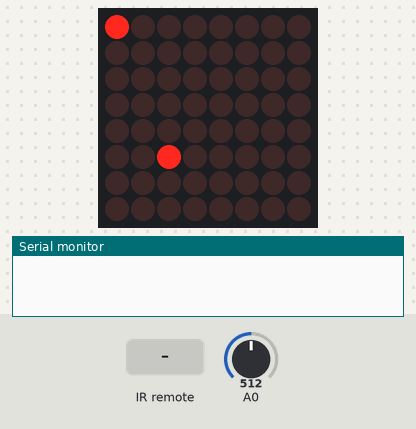
This sketch was run on a simulated Arduino Uno, built with avr-gcc and run on an emulated ATmega328P. Shown: 8×8 LED matrix, the last lines printed to the serial monitor. The inputs (shaded band) are chosen by the test bench; at power-on: A0 = 512. Random numbers use the default seed unless the sketch sets one.

Above: at 1.2 s.
1.3 s: infrared code 0x2A99 received
At 1.8 s:
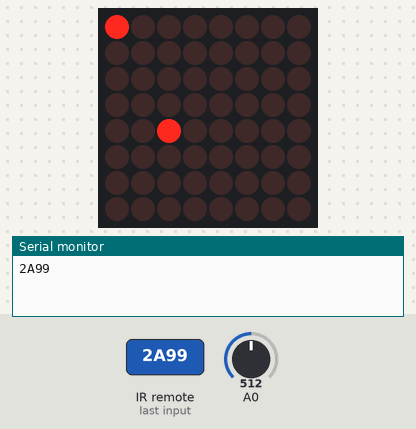
4.3 s: infrared code 0x1499 received
At 7.2 s:
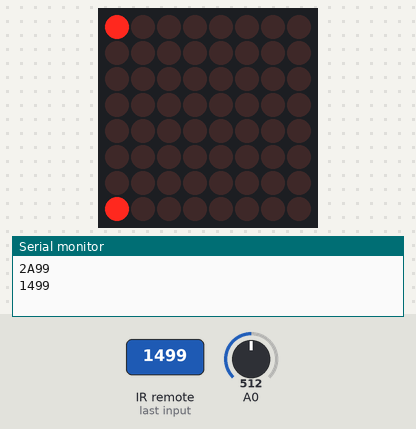
7.3 s: infrared code 0x4A99 received
At 8.4 s:
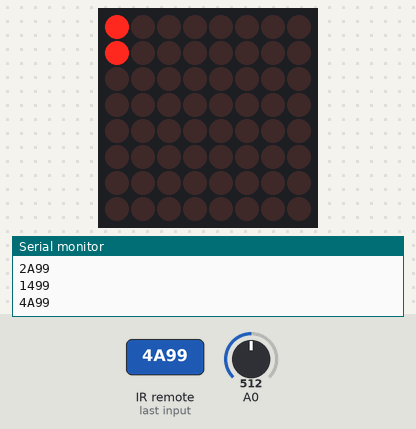
10.3 s: A0 set to 716
At 11.9 s:
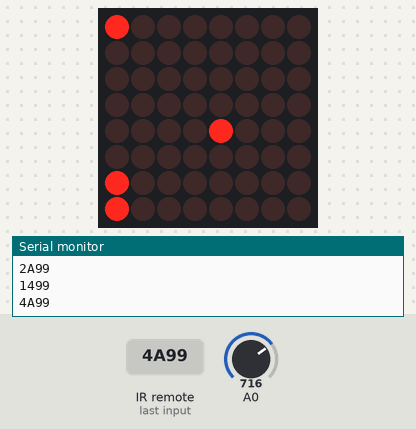
13.3 s: infrared code 0xA99 received
At 13.9 s:
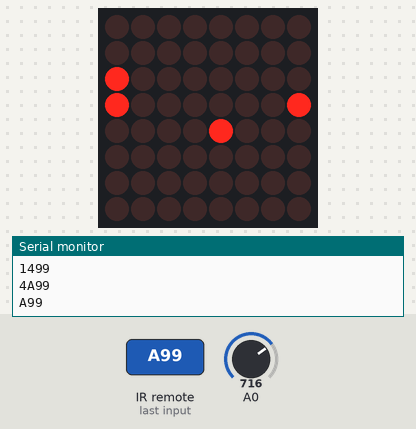
16.3 s: infrared code 0x2A99 received
At 16.9 s:
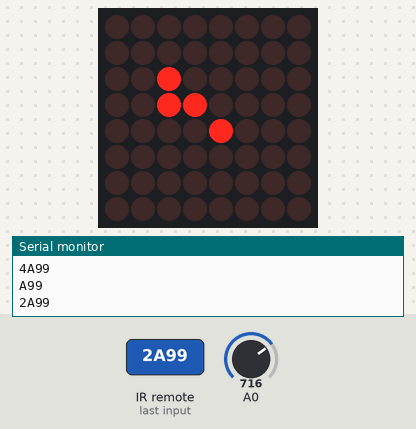
Timing chart, 0 to 19.3 s (numbered marks = the images above; inputs shaded):
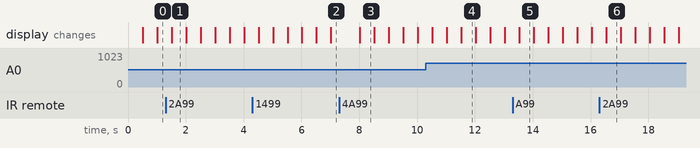

The sketch:

snake.ino
```cpp
#include <LedControl.h>
#include <binary.h>
#include <IRremote.h>
#include "Body.h"

#define maxLength 15

const int RECV_PIN = 7;
IRrecv irrecv(RECV_PIN);
decode_results results;

/*
  DIN connects to pin 12
  CLK connects to pin 11
  CS connects to pin 10
*/
LedControl lc = LedControl(12, 11, 10, 1);
// lc.setLed(0,row,col,true);

// Game parameters
int gameScore = 0;
int gameSpeed = 500;

enum dir {
  up,
  down,
  left,
  right
};

dir d = left;
int bodyLength = 1;
Body bodies[maxLength] ;
Body point;

byte num[10][5] = {
  {B00000111, B00000101, B00000101, B00000101, B00000111},
  {B00000001, B00000001, B00000001, B00000001, B00000001},
  {B00000111, B00000001, B00000111, B00000100, B00000111},
  {B00000111, B00000001, B00000111, B00000001, B00000111},
  {B00000101, B00000101, B00000111, B00000001, B00000001},
  {B00000111, B00000100, B00000111, B00000001, B00000111},
  {B00000111, B00000100, B00000111, B00000101, B00000111},
  {B00000111, B00000001, B00000001, B00000001, B00000001},
  {B00000111, B00000101, B00000111, B00000101, B00000111},
  {B00000111, B00000101, B00000111, B00000001, B00000111}
};

void setup() {
  //IR init
  Serial.begin(9600);
  irrecv.enableIRIn();
  irrecv.blink13(true);

  lc.shutdown(0, false);
  // Set brightness to a medium value
  lc.setIntensity(0, 1);
  // Clear the display
  lc.clearDisplay(0);

  for (int i = 0; i < maxLength; i++) {
    bodies[i] = Body(5, 5);
  }

  randomPoint();
  draw();
}

void(* resetFunc) (void) = 0;

void randomPoint() {
  randomSeed(analogRead(0));
  int xx = random(0, 8);
  randomSeed(analogRead(0));
  int yy = random(0, 8);
  point = Body(xx, yy);
}

void grow() {
  if (bodyLength < maxLength) {
    bodyLength++;
  }
  gameScore++;
}

void move(dir d) {
  for (int i = bodyLength; i > 0; i--) {
    bodies[i].setX(bodies[i - 1].getX());
    bodies[i].setY(bodies[i - 1].getY());
  }
  switch (d) {
    case up:
      bodies[0].up();
      break;
    case down:
      bodies[0].down();
      break;
    case left:
      bodies[0].left();
      break;
    case right:
      bodies[0].right();
      break;
  }

  for (int i = bodyLength - 1; i > 0; i--) {
    if (bodies[0].getX() == bodies[i].getX() && bodies[0].getY() == bodies[i].getY()) {
      drawScore();
      delay(5000);
      resetFunc();
    }
  }

  if (bodies[0].getX() == point.getX() && bodies[0].getY() == point.getY()) {
    grow();
    randomPoint();
  }
}


void draw() {
  lc.clearDisplay(0);
  lc.setLed(0, point.getY(), point.getX(), true);
  for (int i = 0; i < bodyLength; i++) {
    lc.setLed(0, bodies[i].getY(), bodies[i].getX(), true);
  }
}

void IRreceive() {
  if (irrecv.decode(&results)) {
    Serial.println(results.value, HEX);
    switch (results.value) {
      case 0x2A99: //Keypad button "5"
        d = up;
        break;
      case 0x4A99:
        d = down;
        break;
      case 0xA99:
        d = left;
        break;
      case 0x1499:
        d = right;
        break;
      case 0x2499:
        if (gameSpeed >= 50) {
          gameSpeed = gameSpeed - 50;
        }
        break;
      case 0x6499:
        if (gameSpeed < 800) {
          gameSpeed = gameSpeed + 50;
        }
        break;

    }
    irrecv.resume();
  }
}

void drawScore() {
  lc.clearDisplay(0);
  int m;
  int n;
  if (gameScore >= 10) {
    m = gameScore / 10;
    n = gameScore - m * 10;
  } else {
    m = 0;
    n = gameScore - 1;
  }
  Serial.println(m);
  Serial.println(n);
  byte s[5];
  for (int k = 0; k < 5; k++) {
    s[k] = (num[m][k] << 4) + num[n][k];
  }
  lc.setRow(0, 2, s[0]);
  lc.setRow(0, 3, s[1]);
  lc.setRow(0, 4, s[2]);
  lc.setRow(0, 5, s[3]);
  lc.setRow(0, 6, s[4]);
}

void loop() {
  IRreceive();
  move(d);
  draw();

  delay(gameSpeed);
}
```

Body.cpp
```cpp
#include "Arduino.h"
#include "Body.h"

Body::Body(int x, int y) // the constructor at work
{
  _x = x;
  _y = y;
}
Body::Body(){

}
int Body::getX() {
  return _x;
}
void Body::setX(int x){
  _x = x;
}
int Body::getY() {
  return _y;
}
void Body::setY(int y){
  _y = y;
}

void Body::up() {
  if (_y == 0) {
    _y = 7;
  } else {
    --_y;
  }
}

void Body::down() {
  if (_y == 7) {
    _y = 0;
  } else {
    ++_y;
  }
}

void Body::left() {
  if (_x == 0) {
    _x = 7;
  } else {
    --_x;
  }
}

void Body::right() {
  if (_x == 7) {
    _x = 0;
  } else {
    ++_x;
  }
}
```

Body.h
```cpp
#ifndef Body_h
#define Body_h

#include "Arduino.h"

class Body
{
  public:
    Body(int x, int y);
    Body();
    int getX();
    void setX(int x);
    int getY();
    void setY(int y);
    void up();
    void down();
    void left();
    void right();
   private:
    int _x;
    int _y;
};


#endif
```

Measured:
- what the display in image 1 shows lasts 0.5 s, from 1.5 s to 2.0 s
